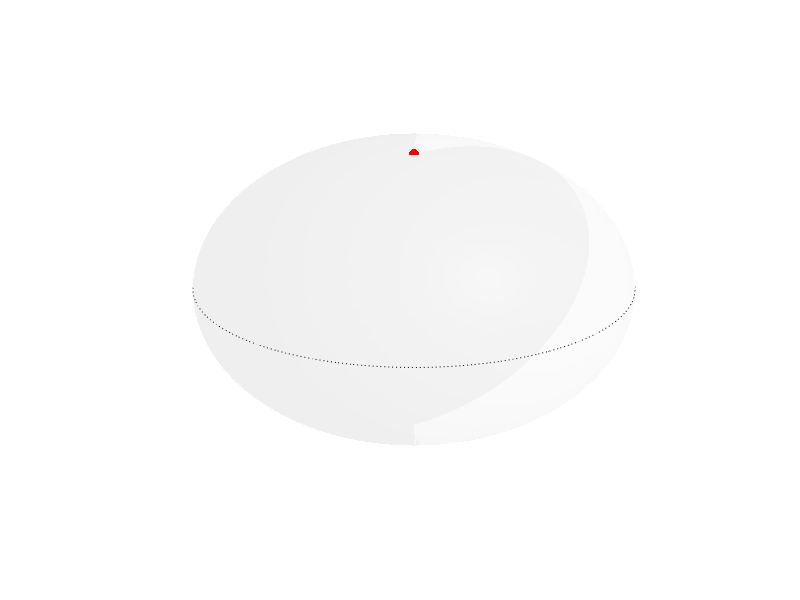

The MATLAB source for this figure:
[x, y, z] = sphere(128);
h = surfl(x, y, z);
hold on
colormap('gray')
set(h, 'FaceAlpha', 0.05)
axis off
shading interp
r = 1;
th = 0:pi/50:2*pi;
xunit = r * cos(th);
yunit = r * sin(th);
h = plot(xunit, yunit, 'k:');
plot([-1, 1], [0, 0], 'k:');
plot([0, 0], [-1, 1], 'k:');
plot3([0, 0], [0, 0], [-1, 1], 'k:');
plot3(0, 0, 1, 'ko', 'MarkerSize', 7.5, 'MarkerFaceColor', 'red', ...
    'MarkerEdgeColor', 'none');
plot3(0, 0, -1, 'ko', 'MarkerSize', 7.5, 'MarkerFaceColor', 'blue', ...
    'MarkerEdgeColor', 'none');
exportgraphics(gca, '../../gfx/ch-groundStateSymmetries/polar-Majorana.pdf')